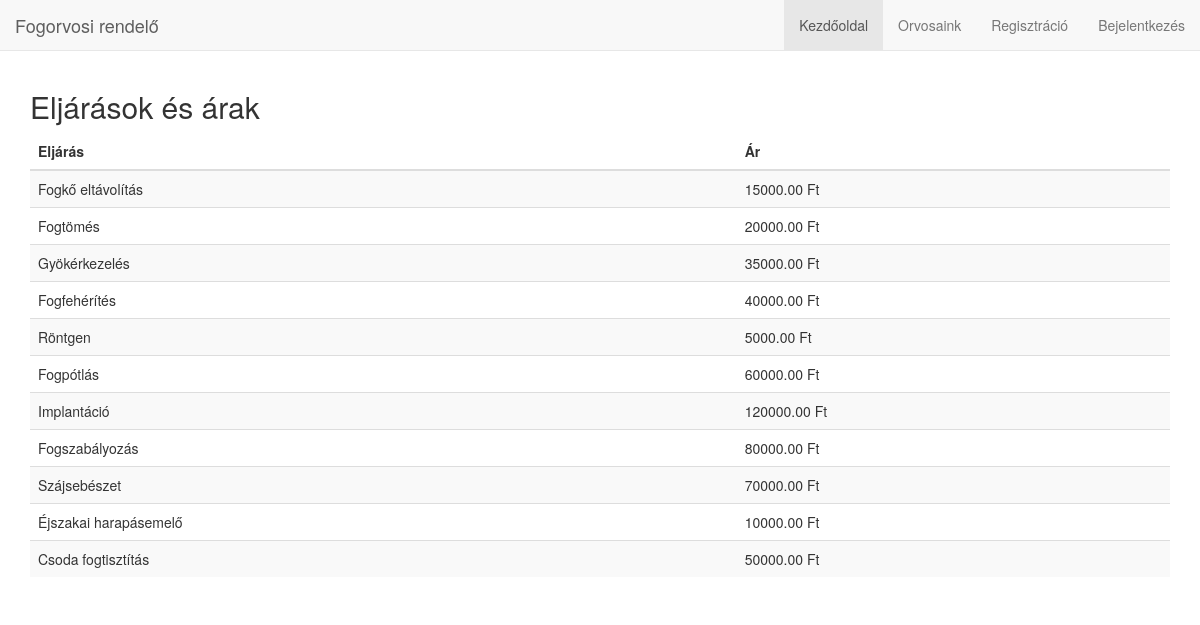
The page / on the database its author committed.
### tables this page shows
CREATE TABLE `Procedures`
(
    `procedureID`   int(11) NOT NULL,
    `procedureName` varchar(255)   DEFAULT NULL,
    `price`         decimal(10, 2) DEFAULT NULL
);

### index.php (the view, shortened to what this page needs)
<!DOCTYPE html>
<html lang="en">
<head>
    <link rel="stylesheet" href="https://cdn.jsdelivr.net/npm/bootstrap@3.3.7/dist/css/bootstrap.min.css"
>
</head>
<body>
<nav class="navbar navbar-default navbar-fixed-top">
    <div class="container-fluid">
        <div class="navbar-header">
            <a class="navbar-brand" href="#">Fogorvosi rendelő</a>
        </div>
        <div class="collapse navbar-collapse" id="bs-example-navbar-collapse-1">
            <ul class="nav navbar-nav navbar-right">
                <li class="active"><a href="index.php">Kezdőoldal</a></li>
                <li><a href="doctors.php">Orvosaink</a></li>
                <?php if (!isset($_SESSION['patientID']) && !isset($_SESSION['doctorID'])): ?>
                    <li><a href="register.php">Regisztráció</a></li>
                    <li><a href="login.php">Bejelentkezés</a></li>
                <?php endif; ?>
            </ul>
        </div>
    </div>
</nav>
<div class="container">
    <h2>Eljárások és árak</h2>
    <table class="table table-striped">
        <thead>
        <tr>
            <th>Eljárás</th>
            <th>Ár</th>
        </tr>
        </thead>
        <tbody>
        <?php
        global $pdo;
        try {
            $stmt = $pdo->query("SELECT procedureName, price FROM Procedures");
            while ($row = $stmt->fetch(PDO::FETCH_ASSOC)) {
                echo "<tr><td>{$row['procedureName']}</td><td>{$row['price']} Ft</td></tr>";
            }
        } catch (PDOException $e) {
            echo "<tr><td colspan='2'>Hiba történt az eljárások betöltése közben: " . $e->getMessage() . "</td></tr>";
        }
        ?>
        </tbody>
    </table>
</div>
</body>
</html>

### index.php (style rules this page uses)
body { padding-top: 70px; }

### rows shown on the page
procedures: procedureName "Fogkő eltávolítás", price "15000.00"
procedures: procedureName "Fogtömés", price "20000.00"
procedures: procedureName "Gyökérkezelés", price "35000.00"
procedures: procedureName "Fogfehérítés", price "40000.00"
procedures: procedureName "Röntgen", price "5000.00"
procedures: procedureName "Fogpótlás", price "60000.00"
procedures: procedureName "Implantáció", price "120000.00"
procedures: procedureName "Fogszabályozás", price "80000.00"
procedures: procedureName "Szájsebészet", price "70000.00"
procedures: procedureName "Éjszakai harapásemelő", price "10000.00"
procedures: procedureName "Csoda fogtisztítás", price "50000.00"
